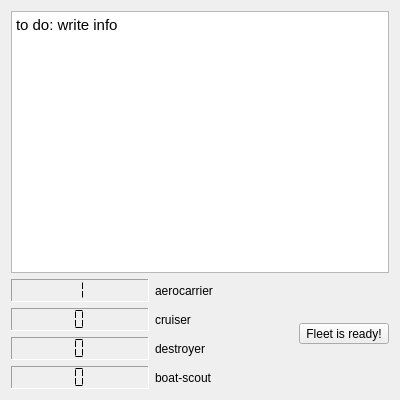
<?xml version="1.0" encoding="UTF-8"?>
<ui version="4.0">
 <class>TabOfInformation</class>
 <widget class="QWidget" name="TabOfInformation">
  <property name="geometry">
   <rect>
    <x>0</x>
    <y>0</y>
    <width>400</width>
    <height>400</height>
   </rect>
  </property>
  <property name="windowTitle">
   <string>Form</string>
  </property>
  <layout class="QGridLayout" name="gridLayout_2">
   <item row="0" column="0" colspan="2">
    <widget class="QTextBrowser" name="textBrowser">
     <property name="html">
      <string>&lt;!DOCTYPE HTML PUBLIC &quot;-//W3C//DTD HTML 4.0//EN&quot; &quot;http://www.w3.org/TR/REC-html40/strict.dtd&quot;&gt;
&lt;html&gt;&lt;head&gt;&lt;meta name=&quot;qrichtext&quot; content=&quot;1&quot; /&gt;&lt;style type=&quot;text/css&quot;&gt;
p, li { white-space: pre-wrap; }
&lt;/style&gt;&lt;/head&gt;&lt;body style=&quot; font-family:'Ubuntu'; font-size:11pt; font-weight:400; font-style:normal;&quot;&gt;
&lt;p style=&quot; margin-top:0px; margin-bottom:0px; margin-left:0px; margin-right:0px; -qt-block-indent:0; text-indent:0px;&quot;&gt;to do: write info&lt;/p&gt;&lt;/body&gt;&lt;/html&gt;</string>
     </property>
    </widget>
   </item>
   <item row="1" column="0">
    <layout class="QGridLayout" name="gridLayout">
     <item row="0" column="0">
      <widget class="QLCDNumber" name="lcdNumber_4">
       <property name="baseSize">
        <size>
         <width>0</width>
         <height>0</height>
        </size>
       </property>
       <property name="palette">
        <palette>
         <active>
          <colorrole role="Text">
           <brush brushstyle="SolidPattern">
            <color alpha="255">
             <red>0</red>
             <green>0</green>
             <blue>0</blue>
            </color>
           </brush>
          </colorrole>
         </active>
         <inactive>
          <colorrole role="Text">
           <brush brushstyle="SolidPattern">
            <color alpha="255">
             <red>0</red>
             <green>0</green>
             <blue>0</blue>
            </color>
           </brush>
          </colorrole>
         </inactive>
         <disabled>
          <colorrole role="Text">
           <brush brushstyle="SolidPattern">
            <color alpha="255">
             <red>161</red>
             <green>160</green>
             <blue>159</blue>
            </color>
           </brush>
          </colorrole>
         </disabled>
        </palette>
       </property>
       <property name="font">
        <font>
         <pointsize>20</pointsize>
         <weight>75</weight>
         <italic>false</italic>
         <bold>true</bold>
         <underline>false</underline>
         <strikeout>false</strikeout>
         <stylestrategy>PreferAntialias</stylestrategy>
         <kerning>true</kerning>
        </font>
       </property>
       <property name="focusPolicy">
        <enum>Qt::NoFocus</enum>
       </property>
       <property name="autoFillBackground">
        <bool>false</bool>
       </property>
       <property name="frameShape">
        <enum>QFrame::Panel</enum>
       </property>
       <property name="frameShadow">
        <enum>QFrame::Sunken</enum>
       </property>
       <property name="smallDecimalPoint">
        <bool>false</bool>
       </property>
       <property name="digitCount">
        <number>1</number>
       </property>
       <property name="segmentStyle">
        <enum>QLCDNumber::Flat</enum>
       </property>
       <property name="intValue" stdset="0">
        <number>1</number>
       </property>
      </widget>
     </item>
     <item row="0" column="1">
      <widget class="QLabel" name="label">
       <property name="baseSize">
        <size>
         <width>0</width>
         <height>0</height>
        </size>
       </property>
       <property name="text">
        <string>aerocarrier</string>
       </property>
      </widget>
     </item>
     <item row="1" column="0">
      <widget class="QLCDNumber" name="lcdNumber_3">
       <property name="baseSize">
        <size>
         <width>0</width>
         <height>0</height>
        </size>
       </property>
       <property name="frameShape">
        <enum>QFrame::Panel</enum>
       </property>
       <property name="frameShadow">
        <enum>QFrame::Sunken</enum>
       </property>
       <property name="smallDecimalPoint">
        <bool>false</bool>
       </property>
       <property name="digitCount">
        <number>1</number>
       </property>
       <property name="segmentStyle">
        <enum>QLCDNumber::Flat</enum>
       </property>
      </widget>
     </item>
     <item row="1" column="1">
      <widget class="QLabel" name="label_2">
       <property name="baseSize">
        <size>
         <width>0</width>
         <height>0</height>
        </size>
       </property>
       <property name="text">
        <string>cruiser</string>
       </property>
      </widget>
     </item>
     <item row="2" column="0">
      <widget class="QLCDNumber" name="lcdNumber_2">
       <property name="enabled">
        <bool>true</bool>
       </property>
       <property name="baseSize">
        <size>
         <width>0</width>
         <height>0</height>
        </size>
       </property>
       <property name="frameShape">
        <enum>QFrame::Panel</enum>
       </property>
       <property name="frameShadow">
        <enum>QFrame::Sunken</enum>
       </property>
       <property name="smallDecimalPoint">
        <bool>false</bool>
       </property>
       <property name="digitCount">
        <number>1</number>
       </property>
       <property name="segmentStyle">
        <enum>QLCDNumber::Flat</enum>
       </property>
      </widget>
     </item>
     <item row="2" column="1">
      <widget class="QLabel" name="label_3">
       <property name="baseSize">
        <size>
         <width>0</width>
         <height>0</height>
        </size>
       </property>
       <property name="text">
        <string>destroyer</string>
       </property>
      </widget>
     </item>
     <item row="3" column="0">
      <widget class="QLCDNumber" name="lcdNumber">
       <property name="baseSize">
        <size>
         <width>0</width>
         <height>0</height>
        </size>
       </property>
       <property name="frameShape">
        <enum>QFrame::Panel</enum>
       </property>
       <property name="frameShadow">
        <enum>QFrame::Sunken</enum>
       </property>
       <property name="smallDecimalPoint">
        <bool>false</bool>
       </property>
       <property name="digitCount">
        <number>1</number>
       </property>
       <property name="segmentStyle">
        <enum>QLCDNumber::Flat</enum>
       </property>
      </widget>
     </item>
     <item row="3" column="1">
      <widget class="QLabel" name="label_4">
       <property name="baseSize">
        <size>
         <width>0</width>
         <height>0</height>
        </size>
       </property>
       <property name="text">
        <string>boat-scout</string>
       </property>
      </widget>
     </item>
    </layout>
   </item>
   <item row="1" column="1">
    <widget class="QToolButton" name="toolButton">
     <property name="baseSize">
      <size>
       <width>0</width>
       <height>0</height>
      </size>
     </property>
     <property name="text">
      <string>Fleet is ready!</string>
     </property>
     <property name="shortcut">
      <string/>
     </property>
    </widget>
   </item>
  </layout>
 </widget>
 <resources/>
 <connections/>
</ui>
